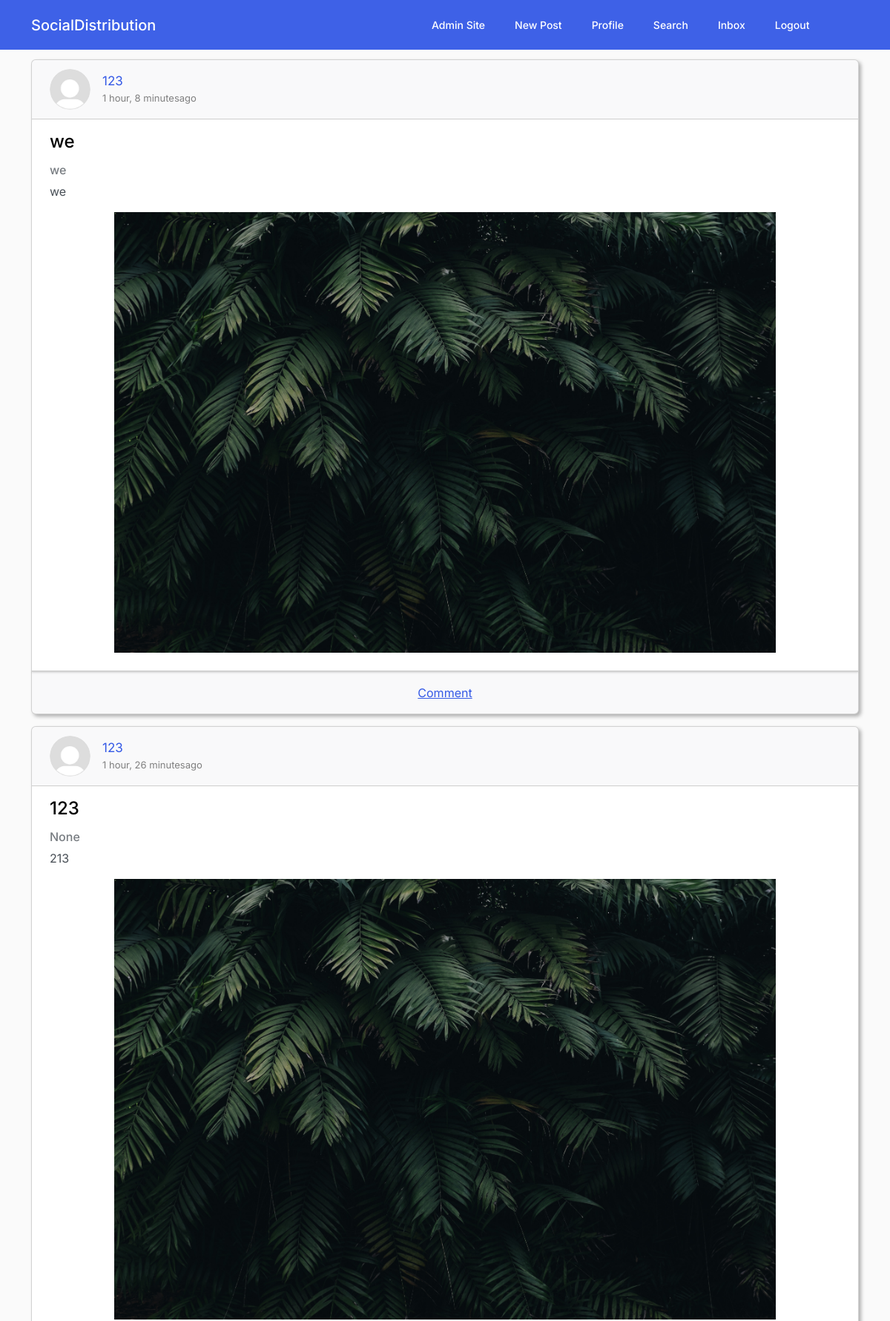
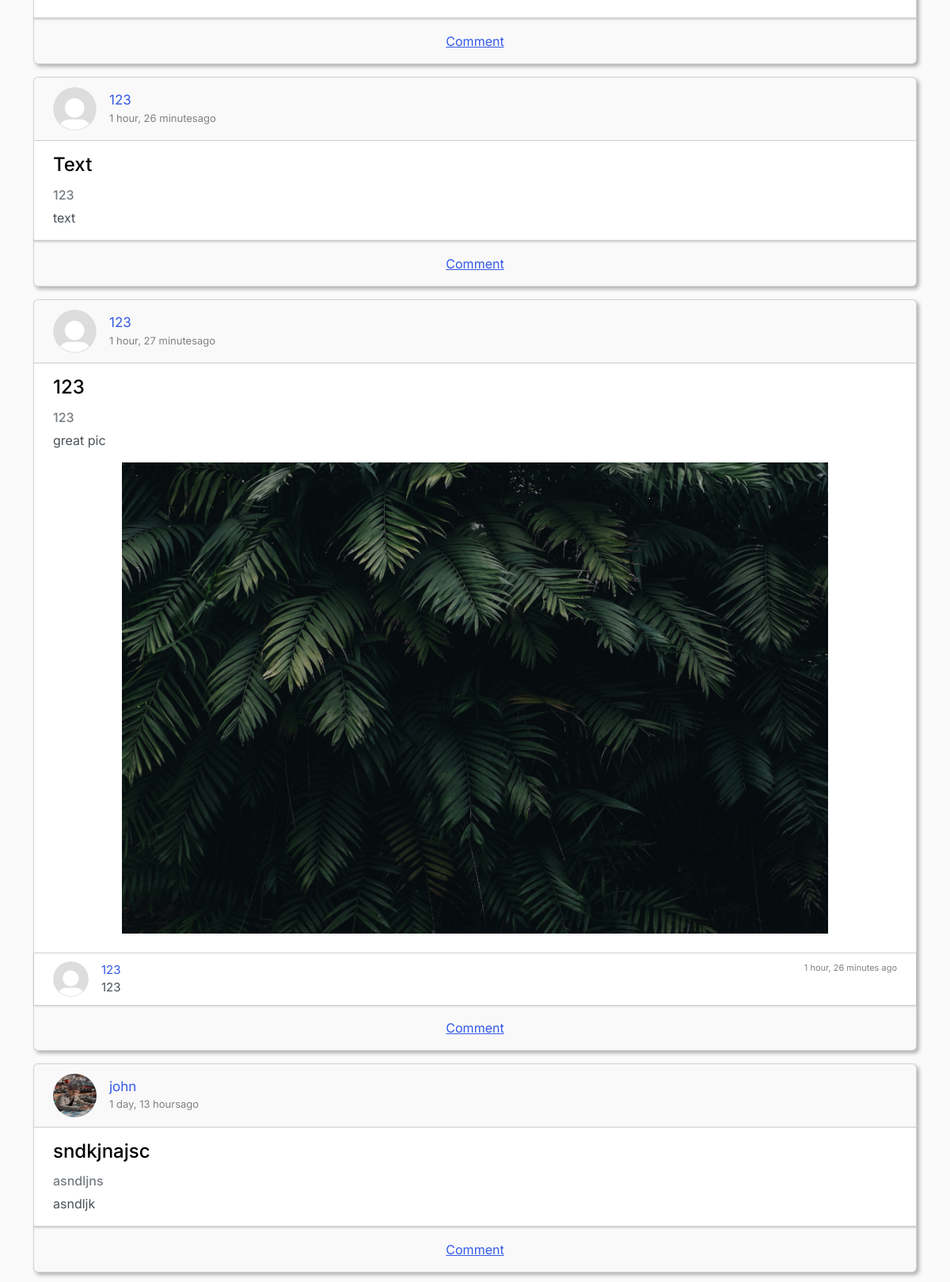
The app's page / (signed in, upper part) with its own data (2 pictures, top to bottom).
### stream/models.py (models this page shows, shortened)
class Post(models.Model):
    type = "post"
    node = "/"
    team = "owner"
    title = models.CharField(max_length=100)
    id = models.UUIDField(primary_key=True, default=uuid.uuid4, editable=False)
    source = models.CharField(max_length=100)
    origin = models.CharField(max_length=100)
    description = models.CharField(max_length=150, blank=True, null=True)
    contentType = models.CharField(max_length=150, blank=True, null=True)
    content = models.TextField()  # TextField can have more than 255 characters
    author = models.ForeignKey(Profile, on_delete=models.CASCADE)
    categories = models.CharField(max_length=50, blank=True, null=True)
    count = models.IntegerField(default=0)
    comments = models.ManyToManyField(Comment, blank=True)
    published = models.DateTimeField(default=timezone.now)
    image = models.ImageField(upload_to="uploads/post_photo", blank=True, null=True)
    visibility = models.CharField(max_length=150, blank=True, null=True)
    unlisted = models.BooleanField(default=False)

class Comment(models.Model):
    type = "comment"
    author = models.ForeignKey(Profile, on_delete=models.CASCADE)
    comment = models.TextField()
    contentType = models.TextField(default="type placeholder")
    published = models.DateTimeField(auto_now_add=True)
    id = models.UUIDField(primary_key=True, default=uuid.uuid4, editable=False)

### users/models.py (models this page shows, shortened)
class Profile(models.Model):
    type = 'author'
    node = "/"
    team = "owner"
    id = models.UUIDField(primary_key=True, default=uuid.uuid4, editable=False)
    host = models.CharField(max_length=100, default='localhost:8000/')
    displayName = models.CharField(max_length=100, blank=True, null=True)
    url = models.CharField(max_length=100, blank=True)
    github = models.CharField(max_length=100, blank=True, null=True)
    profileImage = models.ImageField(default="default.jpg", upload_to="profile_pics")
    user = models.OneToOneField(User, on_delete=models.CASCADE)
    followers = models.ManyToManyField('self', related_name="followed_by", symmetrical=False, blank=True)
    following = models.ManyToManyField('self', related_name="follows", symmetrical=False, blank=True)
    def __str__(self):
        return self.user.username

### stream/views.py (the view)
# urls.py: path('', PostListView.as_view(), name='stream-home'),
@method_decorator(login_required(login_url=reverse_lazy('welcome')), name='dispatch')
class PostListView(LoginRequiredMixin, ListView):
    model = Post
    template_name = "stream/home.html"
    context_object_name = "posts"
    ordering = ['-published']
    def get_queryset(self):
        queryset = Post.objects.filter(visibility='public')
        queryset = queryset.order_by('-published')
        queryset = list(queryset)
        teams_a_posts = get_team_a_posts()
        queryset.extend(teams_a_posts)
        return queryset

### users/connect_team_a.py (called while the page is built)
def get_team_a_posts():
    url = TEAM_A_URL + "/service/posts"
    ret = []
    try:
        data = requests.get(url, auth=HTTPBasicAuth(TEAM_A_AUTH["username"], TEAM_A_AUTH["password"]))
        if data.status_code == 200:
            team_a_posts = json.loads(data.text)
            items = team_a_posts["items"]
            for item in items:
                if not item["visibility"] == "PUBLIC":
                    continue
                item["image"] = ""
                item["team"] = "A"
                item["node"] = TEAM_A_URL
                print(item)
                ret.append(item)
    except:
        print(traceback.format_exc())
    finally:
        return ret

### stream/templates/stream/home.html
{% extends "stream/base.html" %}
{% load md2 %}
{% block content %}
    {% for post in posts %}
        <div class="card mb-3" style="box-shadow: 3px 3px 5px rgba(0,0,0,0.30);">
            <div class="card-header" style="height: 80px; display: flex;">
                {% if post.author.profileImage.url %}
                    <img class="rounded-circle article-img"
                         style="width: 55px; height: 55px; margin-top: -4px; margin-left: 0px;"
                         src="{{ post.author.profileImage.url }}">
                {% endif %}
                <div style="display: flex; flex-direction: column; padding-top: -2px;">
                    {% if post.team == "A" %}
                        <a class="mr-3" style="text-decoration: none; font-size: 17px;"
                           href="{{ post.author.id }}">{{ post.author.displayName }}
                        </a>
                        <a class="mr-3" href="{{ post.id }}"
                           style="text-decoration: none; color: grey; font-size: 13px">
                            {{ post.published }}
                        </a>
                    {% else %}
                        <a class="mr-3" style="text-decoration: none; font-size: 17px;"
                           href="{% url "user_profile" post.author.id %}">{{ post.author.displayName }}
                        </a>
                        <a class="mr-3" href="{% url 'post-detail' pk=post.id %}"
                           style="text-decoration: none; color: grey; font-size: 13px">
                            {{ post.published|timesince }}ago
                        </a>
                    {% endif %}
                </div>
            </div>
            <div class="card-body">
                <h4 class="card-title">
                    {% if post.team == "A" %}
                        <a href="{{ post.author.id }}"
                           style="text-decoration: none; color:black;">{{ post.title }}</a>
                    {% else %}
                        <a href="{% url 'post-detail' pk=post.id %}"
                           style="text-decoration: none; color:black;">{{ post.title }}</a>
                    {% endif %}
                </h4>
                <h6 style="margin-top: 14px;" class="card-subtitle text-muted">{{ post.description }}</h6>
            </div>
            {% if post.content %}
                <div class="card-body" style="margin-top: -25px">
                    <p class="card-text" style='text-align: justify;'>{{ post.content|markdown }}</p>
                </div>
            {% endif %}
            {% if post.image %}
                <img style="margin: auto; width: 80%;" src="{{ post.image }}" class="post-image" width="60%"
                     height="60%"/><br>
            {% endif %}
            {% if post.comments %}
                <ul class="list-group list-group-flush">
                    {% for comment in post.comments.all|slice:":2" %}
                        <li class="list-group-item">
                            <div style="display: flex; flex-direction: row; margin-top: -6px; margin-bottom: -6px;">
                                <img class="rounded-circle article-img" style="width: 45px; height: 45px; ;"
                                     src="{{ comment.author.profileImage.url }}">
                                <div style="display: flex; flex-direction: column; padding-top: -2px;">
                                    <a class="mr-3" style="display: flex; text-decoration: none; font-size: 15px;"
                                       href="{% url "user_profile" comment.author.id %}">{{ comment.author }}</a>
                                    <div style="font-size: 15px">{{ comment.comment }}</div>
                                </div>
                                <p style="margin-left: auto; color: grey; font-size: 11px">{{ comment.published|timesince }}
                                    ago</p>
                            </div>
                        </li>
                    {% endfor %}
                </ul>
            {% endif %}
            {% if post.team == "A" %}
            {% else %}
                <div class="card-footer text-muted" style="text-align: center;">
                    <a style="" href="{% url 'post-comments' post.id %}">Comment</a>
                </div>
            {% endif %}
        </div>
    {% endfor %}
{% endblock content %}

### stream/static/stream/main.css (style rules this page uses)
body { background: #fafafa; color: #333333; margin-top: 5rem; }
h1, h2, h3, h4, h5, h6 { color: #444444; }
ul { margin: 0; }
.article-img { height: 65px; width: 65px; margin-right: 16px; }

### records on screen
Post: author.profileImage (placeholder picture), author.displayName "123", published "1 hour, 8 minutes", title "we", description "we", content "we", image (picture), shows "Comment"
Post: author.profileImage (placeholder picture), author.displayName "123", published "1 hour, 26 minutes", title "123", description "None", content "213", image (picture), shows "Comment"
Post: author.profileImage (placeholder picture), author.displayName "123", published "1 hour, 26 minutes", title "Text", description "123", content "text", shows "Comment"
Post: author.profileImage (placeholder picture), author.displayName "123", published "1 hour, 27 minutes", title "123", description "123", content "great pic", image (picture), shows "Comment"
Comment: author.profileImage (placeholder picture), author "123", comment "123", published "1 hour, 26 minutes"
Post: author.profileImage (picture), author.displayName "john", published "1 day, 13 hours", title "sndkjnajsc", description "asndljns", content "asndljk", shows "Comment"
